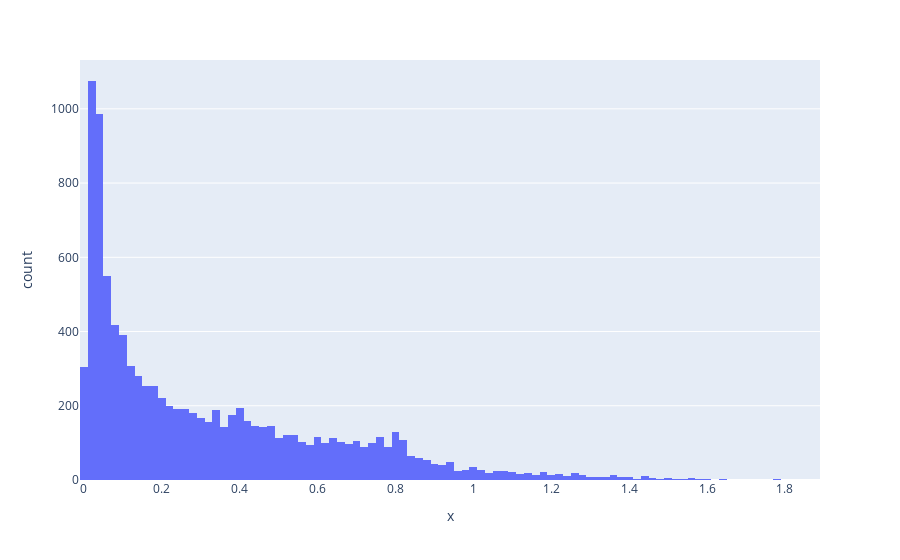

The notebook cell this image was saved under:
### Code cell
px.histogram(x = l1.null_scores)

### Figure 1 — Plotly figure (JSON) as saved in the notebook; plotly's stock layout.template omitted (floating-point values rounded to 4 significant figures; data arrays with more than 128 entries replaced by an {"elided": "..."} marker saying what was removed)
{"data": [{"alignmentgroup": "True", "bingroup": "x", "hovertemplate": "x=%{x}<br>count=%{y}<extra></extra>", "legendgroup": "", "marker": {"color": "#636efa", "pattern": {"shape": ""}}, "name": "", "offsetgroup": "", "orientation": "v", "showlegend": false, "type": "histogram", "x": {"elided": "10000 float values"}, "xaxis": "x", "yaxis": "y"}], "layout": {"barmode": "relative", "legend": {"tracegroupgap": 0}, "margin": {"t": 60}, "xaxis": {"anchor": "y", "domain": [0, 1], "title": {"text": "x"}}, "yaxis": {"anchor": "x", "domain": [0, 1], "title": {"text": "count"}}}}
